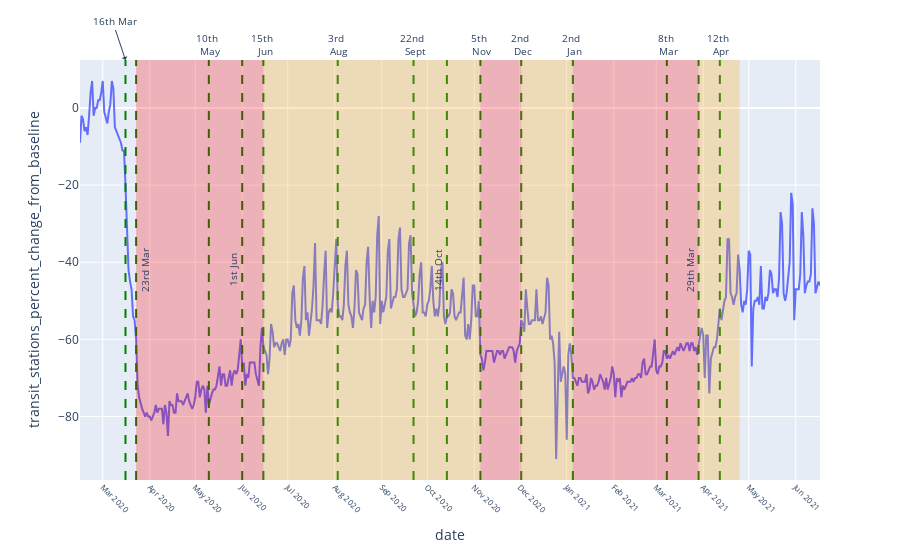

Source (notebook cell):
### Code cell
chart_dict[chart_var[3]].show()

### Figure 1 — Plotly figure (JSON) as saved in the notebook; plotly's stock layout.template omitted (floating-point values rounded to 4 significant figures; data arrays with more than 128 entries replaced by an {"elided": "..."} marker saying what was removed)
{"data": [{"hovertemplate": "date=%{x}<br>transit_stations_percent_change_from_baseline=%{y}<extra></extra>", "legendgroup": "", "line": {"color": "#636efa", "dash": "solid"}, "mode": "lines", "name": "", "orientation": "v", "showlegend": false, "type": "scatter", "x": {"elided": "489 str values"}, "xaxis": "x", "y": {"elided": "489 float values"}, "yaxis": "y"}], "layout": {"annotations": [{"arrowhead": 1, "font": {"size": 10}, "showarrow": true, "text": "16th Mar", "textangle": 0, "x": 1584000000000.0, "xanchor": "center", "xref": "x", "y": 1, "yanchor": "bottom", "yref": "y domain"}, {"arrowhead": 1, "font": {"size": 10}, "showarrow": false, "text": "23rd Mar", "textangle": -90, "x": 1585000000000.0, "xanchor": "left", "xref": "x", "y": 0.5, "yanchor": "middle", "yref": "y domain"}, {"arrowhead": 1, "font": {"size": 10}, "showarrow": false, "text": "10th <br> May", "textangle": 0, "x": 1589000000000.0, "xanchor": "center", "xref": "x", "y": 1, "yanchor": "bottom", "yref": "y domain"}, {"arrowhead": 1, "font": {"size": 10}, "showarrow": false, "text": "1st Jun", "textangle": -90, "x": 1591000000000.0, "xanchor": "right", "xref": "x", "y": 0.5, "yanchor": "middle", "yref": "y domain"}, {"arrowhead": 1, "font": {"size": 10}, "showarrow": false, "text": "15th <br> Jun", "textangle": 0, "x": 1592000000000.0, "xanchor": "center", "xref": "x", "y": 1, "yanchor": "bottom", "yref": "y domain"}, {"arrowhead": 1, "font": {"size": 10}, "showarrow": false, "text": "14th Oct", "textangle": -90, "x": 1603000000000.0, "xanchor": "right", "xref": "x", "y": 0.5, "yanchor": "middle", "yref": "y domain"}, {"arrowhead": 1, "font": {"size": 10}, "showarrow": false, "text": "5th <br> Nov", "textangle": 0, "x": 1605000000000.0, "xanchor": "center", "xref": "x", "y": 1, "yanchor": "bottom", "yref": "y domain"}, {"arrowhead": 1, "font": {"size": 10}, "showarrow": false, "text": "22nd <br> Sept", "textangle": 0, "x": 1601000000000.0, "xanchor": "center", "xref": "x", "y": 1, "yanchor": "bottom", "yref": "y domain"}, {"arrowhead": 1, "font": {"size": 10}, "showarrow": false, "text": "2nd <br> Dec", "textangle": 0, "x": 1607000000000.0, "xanchor": "center", "xref": "x", "y": 1, "yanchor": "bottom", "yref": "y domain"}, {"arrowhead": 1, "font": {"size": 10}, "showarrow": false, "text": "3rd <br> Aug", "textangle": 0, "x": 1596000000000.0, "xanchor": "center", "xref": "x", "y": 1, "yanchor": "bottom", "yref": "y domain"}, {"arrowhead": 1, "font": {"size": 10}, "showarrow": false, "text": "2nd <br> Jan", "textangle": 0, "x": 1610000000000.0, "xanchor": "center", "xref": "x", "y": 1, "yanchor": "bottom", "yref": "y domain"}, {"arrowhead": 1, "font": {"size": 10}, "showarrow": false, "text": "8th <br> Mar", "textangle": 0, "x": 1615000000000.0, "xanchor": "center", "xref": "x", "y": 1, "yanchor": "bottom", "yref": "y domain"}, {"arrowhead": 1, "font": {"size": 10}, "showarrow": false, "text": "29th Mar", "textangle": -90, "x": 1617000000000.0, "xanchor": "right", "xref": "x", "y": 0.5, "yanchor": "middle", "yref": "y domain"}, {"arrowhead": 1, "font": {"size": 10}, "showarrow": false, "text": "12th <br> Apr", "textangle": 0, "x": 1618000000000.0, "xanchor": "center", "xref": "x", "y": 1, "yanchor": "bottom", "yref": "y domain"}], "legend": {"tracegroupgap": 0}, "margin": {"t": 60}, "shapes": [{"line": {"color": "green", "dash": "dash"}, "type": "line", "x0": 1584000000000.0, "x1": 1584000000000.0, "xref": "x", "y0": 0, "y1": 1, "yref": "y domain"}, {"line": {"color": "green", "dash": "dash"}, "type": "line", "x0": 1585000000000.0, "x1": 1585000000000.0, "xref": "x", "y0": 0, "y1": 1, "yref": "y domain"}, {"line": {"color": "green", "dash": "dash"}, "type": "line", "x0": 1589000000000.0, "x1": 1589000000000.0, "xref": "x", "y0": 0, "y1": 1, "yref": "y domain"}, {"line": {"color": "green", "dash": "dash"}, "type": "line", "x0": 1591000000000.0, "x1": 1591000000000.0, "xref": "x", "y0": 0, "y1": 1, "yref": "y domain"}, {"line": {"color": "green", "dash": "dash"}, "type": "line", "x0": 1592000000000.0, "x1": 1592000000000.0, "xref": "x", "y0": 0, "y1": 1, "yref": "y domain"}, {"line": {"color": "green", "dash": "dash"}, "type": "line", "x0": 1603000000000.0, "x1": 1603000000000.0, "xref": "x", "y0": 0, "y1": 1, "yref": "y domain"}, {"line": {"color": "green", "dash": "dash"}, "type": "line", "x0": 1605000000000.0, "x1": 1605000000000.0, "xref": "x", "y0": 0, "y1": 1, "yref": "y domain"}, {"line": {"color": "green", "dash": "dash"}, "type": "line", "x0": 1601000000000.0, "x1": 1601000000000.0, "xref": "x", "y0": 0, "y1": 1, "yref": "y domain"}, {"line": {"color": "green", "dash": "dash"}, "type": "line", "x0": 1607000000000.0, "x1": 1607000000000.0, "xref": "x", "y0": 0, "y1": 1, "yref": "y domain"}, {"line": {"color": "green", "dash": "dash"}, "type": "line", "x0": 1596000000000.0, "x1": 1596000000000.0, "xref": "x", "y0": 0, "y1": 1, "yref": "y domain"}, {"line": {"color": "green", "dash": "dash"}, "type": "line", "x0": 1610000000000.0, "x1": 1610000000000.0, "xref": "x", "y0": 0, "y1": 1, "yref": "y domain"}, {"line": {"color": "green", "dash": "dash"}, "type": "line", "x0": 1615000000000.0, "x1": 1615000000000.0, "xref": "x", "y0": 0, "y1": 1, "yref": "y domain"}, {"line": {"color": "green", "dash": "dash"}, "type": "line", "x0": 1617000000000.0, "x1": 1617000000000.0, "xref": "x", "y0": 0, "y1": 1, "yref": "y domain"}, {"line": {"color": "green", "dash": "dash"}, "type": "line", "x0": 1618000000000.0, "x1": 1618000000000.0, "xref": "x", "y0": 0, "y1": 1, "yref": "y domain"}, {"fillcolor": "red", "line": {"width": 0}, "opacity": 0.25, "type": "rect", "x0": 1585000000000.0, "x1": 1592000000000.0, "xref": "x", "y0": 0, "y1": 1, "yref": "y domain"}, {"fillcolor": "orange", "line": {"width": 0}, "opacity": 0.25, "type": "rect", "x0": 1592000000000.0, "x1": 1605000000000.0, "xref": "x", "y0": 0, "y1": 1, "yref": "y domain"}, {"fillcolor": "red", "line": {"width": 0}, "opacity": 0.25, "type": "rect", "x0": 1605000000000.0, "x1": 1607000000000.0, "xref": "x", "y0": 0, "y1": 1, "yref": "y domain"}, {"fillcolor": "orange", "line": {"width": 0}, "opacity": 0.25, "type": "rect", "x0": 1607000000000.0, "x1": 1610000000000.0, "xref": "x", "y0": 0, "y1": 1, "yref": "y domain"}, {"fillcolor": "red", "line": {"width": 0}, "opacity": 0.25, "type": "rect", "x0": 1610000000000.0, "x1": 1617000000000.0, "xref": "x", "y0": 0, "y1": 1, "yref": "y domain"}, {"fillcolor": "orange", "line": {"width": 0}, "opacity": 0.25, "type": "rect", "x0": 1617000000000.0, "x1": 1619000000000.0, "xref": "x", "y0": 0, "y1": 1, "yref": "y domain"}], "xaxis": {"anchor": "y", "domain": [0.0, 1.0], "nticks": 20, "tickangle": 45, "tickfont": {"size": 8}, "title": {"text": "date"}}, "yaxis": {"anchor": "x", "domain": [0.0, 1.0], "title": {"text": "transit_stations_percent_change_from_baseline"}}}}
